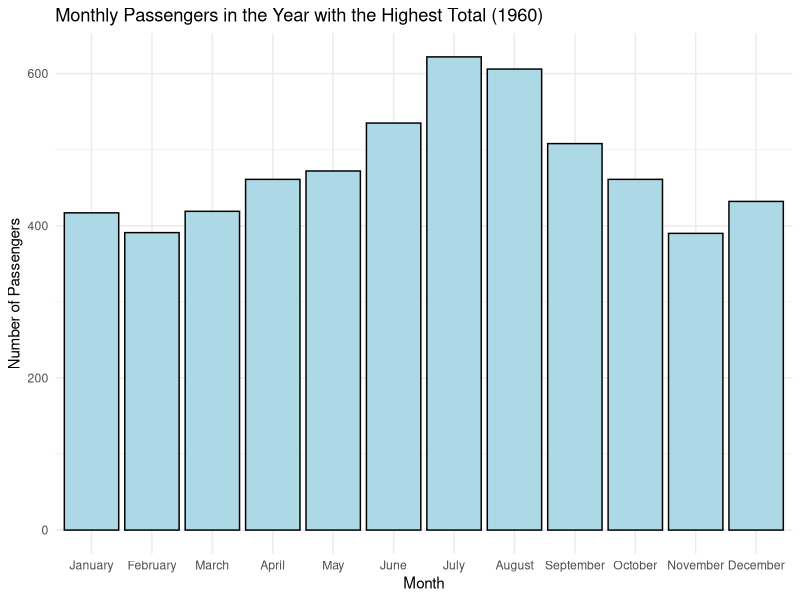

Recreate this plot in R.
## ---- chunk 1
#Working on the dataset of the passengers for flight from the year 1949 to 1960 
dts = (AirPassengers)
## ---- chunk 2
# Plotting the histogram to understand the trend in which month 
# and which year were the highest number of passengers was observed
# Load necessary packages
library(dplyr)
library(ggplot2)

#Since it is a time series data we need to convert into a dataframe

df <- data.frame(
  year = rep(1949:1960, each = 12), #for all the years mentioned
  month = rep(1:12, times = 12), #and the months for that year
  passengers = as.numeric(dts) 
)

annual_passengers <- df %>% #Now grouping them in annually based on year
  group_by(year) %>%
  summarise(total_passengers = sum(passengers)) #and finding the sum of this accordingly

# Printing the annual passengers data frame
print(annual_passengers)
## ---- chunk 3
# As observed, now filtering the data for the year with the highest total passengers
max_year <- 1960
max_year_data <- df %>% filter(year == max_year)
# Converting the month numbers to month names in the max_year_data data frame
max_year_data$month <- factor(max_year_data$month, levels = 1:12, labels = month.name)

# Accordingly creating a histogram of the monthly passenger counts for the year with the highest total
ggplot(max_year_data, aes(x = month, y = passengers)) +
  geom_col(fill = "lightblue", color = "black") +
  labs(title = paste("Monthly Passengers in the Year with the Highest Total (", max_year, ")", sep = ""),
       x = "Month",
       y = "Number of Passengers") +
  theme_minimal()
## ---- chunk 4

# Also find the year and month with the least number of passengers
min_passengers <- df %>%
  filter(passengers == min(passengers)) %>%
  slice(1)

# Print the result
print(min_passengers)
